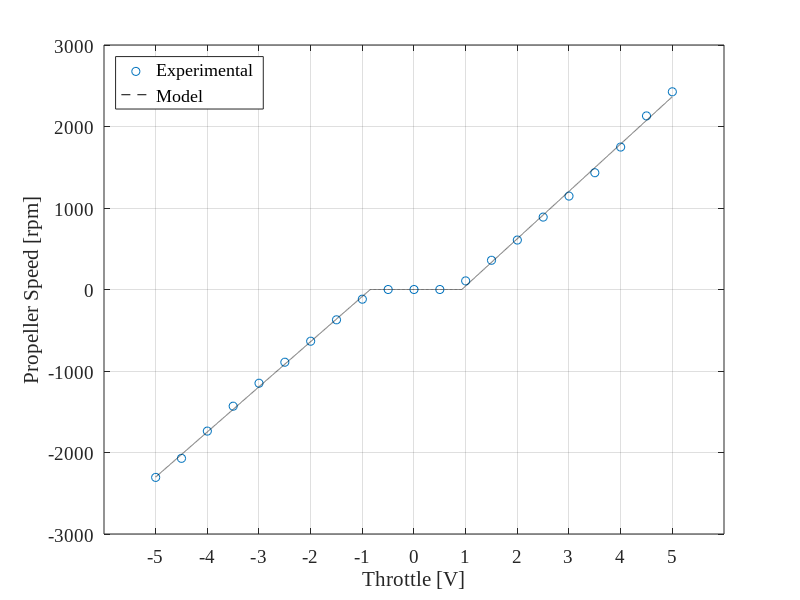

Source code (MATLAB):
clear; close all;
u_d = -5:.5:5;
rpm_d = [-2305.4357 -2071.495 -1737.294 -1431.7388 -1150.0551 -892.2429 -634.4307 -371.8442 -118.8063 0 0 0 105.5858 358.6237 606.8873 888.571 1146.3832 1432.8412 1747.945 2129.889 2425.8956];

u_c = -5:.001:5;
rpm_c = [554.02*u_c(u_c<=(-468.7/553.02))+468.7,0*u_c(u_c>(-468.7/553.02) & u_c<(537.41/580.71)),580.71*u_c(u_c>=(537.41/580.71))-537.41];

font = 14;
figure
plot(u_d,rpm_d,'o',u_c,rpm_c,'--k')
xlabel('Throttle [V]','FontSize',font,'FontName','Times New Roman')
xticks(-5:5)
ylabel('Propeller Speed [rpm]','FontSize',font,'FontName','Times New Roman')
legend({'Experimental','Model'},'FontSize',font,'FontName','Times New Roman','Location','Northwest')
set(gca,'FontSize',font,'FontName','Times New Roman');
grid
